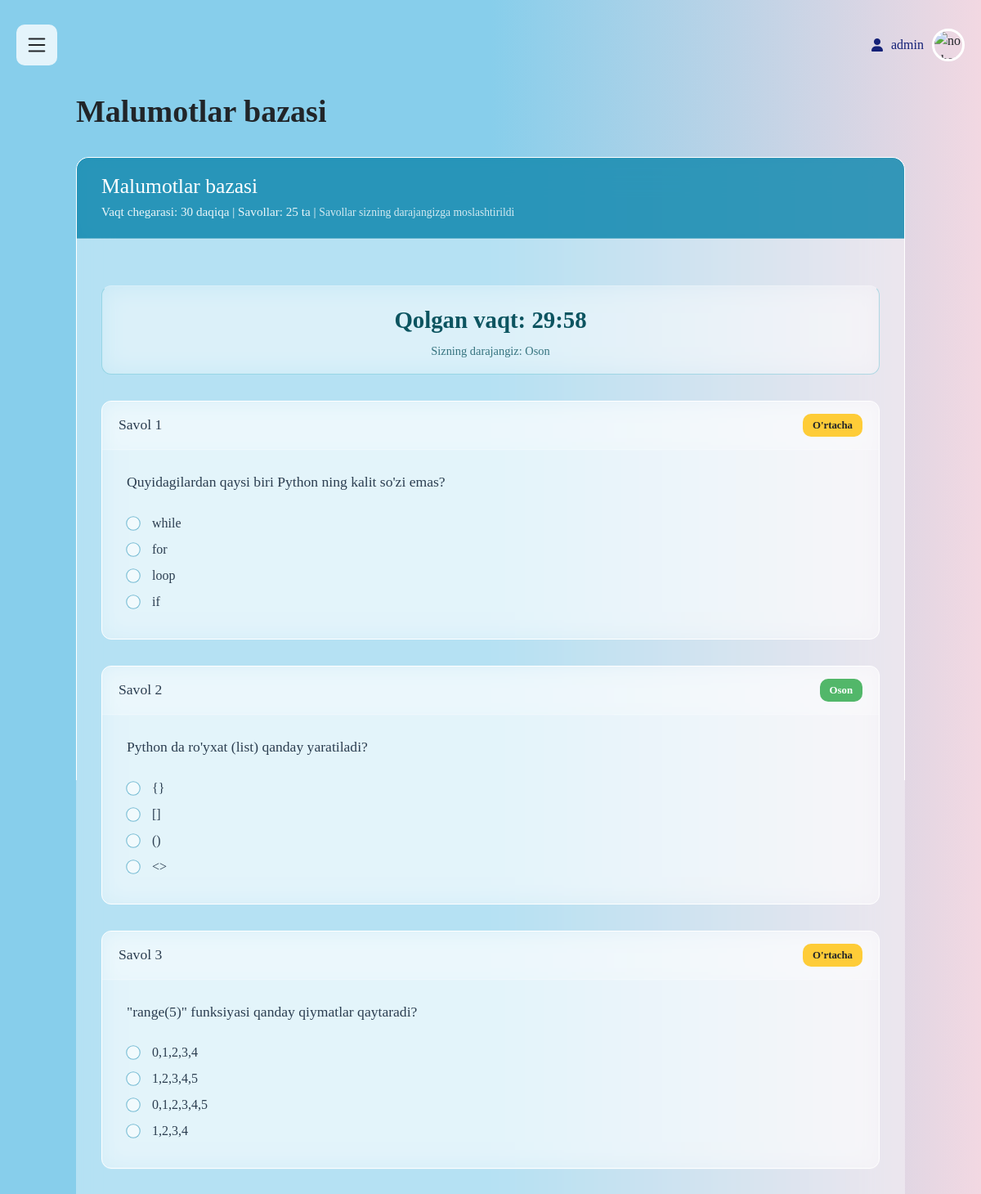
The page /test/1/ (signed in, upper part) on the database its author committed.
### app1/models.py (models this page shows, shortened)
class Test(models.Model):
    subject = models.ForeignKey(Subject, on_delete=models.CASCADE)
    title = models.CharField(max_length=255)
    description = models.TextField(blank=True, null=True)
    uploaded_at = models.DateTimeField(default=timezone.now)
    time_limit_minutes = models.PositiveIntegerField(
        default=30,
        verbose_name="Test vaqti (daqiqa)",
        help_text="Testni ishlash uchun berilgan maksimal vaqt"
    )
    is_active = models.BooleanField(
        default=True,
        verbose_name="Faol",
        help_text="Test hozir ishlash uchun mavjudmi"
    )
    question_count = models.PositiveIntegerField(
        default=25,
        verbose_name="Savollar soni",
        help_text="Testdagi umumiy savollar soni"
    )
    def is_available(self):
        return self.is_active
    def get_questions_for_user(self, user):
        from .utils import get_user_difficulty_level  # Circular importni oldini olish
        difficulty_level = get_user_difficulty_level(user, self.subject)
        questions = self.questions.all()
        if difficulty_level == 1:  # Oson
            easy_questions = questions.filter(difficulty_level=1)
            if easy_questions.count() >= 25:
                return random.sample(list(easy_questions), 25)
            else:
                return random.sample(list(questions), min(25, questions.count()))
        elif difficulty_level == 3:  # Qiyin
            hard_questions = questions.filter(difficulty_level=3)
            if hard_questions.count() >= 25:
                return random.sample(list(hard_questions), 25)
            else:
                return random.sample(list(questions), min(25, questions.count()))
        return random.sample(list(questions), min(25, questions.count()))

class UserSubjectLevel(models.Model):
    user = models.ForeignKey(User, on_delete=models.CASCADE)
    subject = models.ForeignKey(Subject, on_delete=models.CASCADE)
    difficulty_level = models.PositiveSmallIntegerField(
        choices=Question.DIFFICULTY_LEVELS,
        default=2,
        verbose_name="Qiyinlik darajasi"
    )
    last_updated = models.DateTimeField(auto_now=True)
    class Meta:
        unique_together = ['user', 'subject']
        verbose_name = "Foydalanuvchi fan darajasi"
        verbose_name_plural = "Foydalanuvchi fan darajalari"

class Question(models.Model):
    DIFFICULTY_LEVELS = (
        (1, 'Oson'),
        (2, 'O\'rtacha'),
        (3, 'Qiyin'),
    )
    test = models.ForeignKey(Test, on_delete=models.CASCADE, related_name='questions')
    text = models.TextField()
    difficulty_level = models.PositiveSmallIntegerField(
        choices=DIFFICULTY_LEVELS,
        default=2,
        verbose_name="Qiyinlik darajasi"
    )

class Answer(models.Model):
    question = models.ForeignKey(Question, on_delete=models.CASCADE, related_name='answers')
    text = models.CharField(max_length=255)
    is_correct = models.BooleanField(default=False)

### app1/views.py (the view, shortened to what this page needs)
# urls.py: path('test/<int:test_id>/', views.take_test, name='take_test'),
@login_required
def take_test(request, test_id):
    test = get_object_or_404(Test, id=test_id)
    if not test.is_available():
        messages.error(request, "Bu test hozir faol emas")
        return redirect('tests')
    questions = test.get_questions_for_user(request.user)
    total_questions = len(questions)
    return render(request, 'app1/take_test.html', {
        'test': test,
        'questions': questions,
        'time_limit_seconds': test.time_limit_minutes * 60,
        'total_questions': total_questions
    })

### app1/utils.py (called while the page is built)
def get_user_difficulty_level(user, subject):
    try:
        user_level = UserSubjectLevel.objects.get(user=user, subject=subject)
        return user_level.difficulty_level
    except UserSubjectLevel.DoesNotExist:
        user_level = UserSubjectLevel.objects.create(
            user=user,
            subject=subject,
            difficulty_level=2
        )
        return 2

### templates/app1/take_test.html (shortened to what this page needs)
{% extends 'base.html' %}
{% block content %}
<div class="container mt-4">
    <h3 style="font-size: 38px; font-weight: 600;">{{ test.title }}</h3>
    <div class="card">
        <div class="card-header bg-primary text-white">
            <h3 class="card-title mb-0">{{ test.title }}</h3>
            <p class="mb-0">
                Vaqt chegarasi: {{ test.time_limit_minutes }} daqiqa | Savollar: {{ total_questions }} ta |
                {% if request.user.is_authenticated %}
                <small>Savollar sizning darajangizga moslashtirildi</small>
                {% endif %}
            </p>
        </div>
        <div class="card-body">
            <div class="alert alert-info text-center">
                <h4 id="timer">Qolgan vaqt: {{ test.time_limit_minutes }}:00</h4>
                {% if request.user.is_authenticated %}
                <small class="text-muted">
                    {% with user_level=request.user.usersubjectlevel_set.first %}
                        {% if user_level %}
                            Sizning darajangiz: {{ user_level.get_difficulty_level_display }}
                        {% endif %}
                    {% endwith %}
                </small>
                {% endif %}
            </div>
            <form method="post" id="testForm">
                {% if questions %}
                    {% for question in questions %}
                    <div class="card mb-4">
                        <div class="card-header bg-light d-flex justify-content-between align-items-center">
                            <h5 class="card-title mb-0">Savol {{ forloop.counter }}</h5>
                            <span class="badge {% if question.difficulty_level == 1 %}bg-success{% elif question.difficulty_level == 2 %}bg-warning{% else %}bg-danger{% endif %}">
                                {% if question.difficulty_level == 1 %}Oson
                                {% elif question.difficulty_level == 2 %}O'rtacha
                                {% else %}Qiyin
                                {% endif %}
                            </span>
                        </div>
                        <div class="card-body">
                            <p class="lead">{{ question.text }}</p>
                            <div class="form-group">
                                {% if question.answers.all %}
                                    {% for answer in question.answers.all %}
                                    <div class="form-check mb-2">
                                        <input
                                            class="form-check-input"
                                            type="radio"
                                            name="question_{{ question.id }}"
                                            id="answer_{{ answer.id }}"
                                            value="{{ answer.id }}"
                                            required
                                        />
                                        <label class="form-check-label" for="answer_{{ answer.id }}">
                                            {{ answer.text }}
                                        </label>
                                    </div>
                                    {% endfor %}
                                {% else %}
                                    <div class="alert alert-danger">
                                        Bu savol uchun javob variantlari mavjud emas!
                                    </div>
                                {% endif %}
                            </div>
                        </div>
                    </div>
                    {% endfor %}
                {% else %}
                <div class="alert alert-warning">
                    Bu testda hozircha savollar mavjud emas.
                </div>
                {% endif %}
            </form>
        </div>
    </div>
</div>
{% endblock %}

### templates/base.html (shortened to what this page needs)
<!DOCTYPE html>
<html lang="uz">
  <head>
    <link
      href="https://cdn.jsdelivr.net/npm/bootstrap@5.1.3/dist/css/bootstrap.min.css"
      rel="stylesheet"
    />
    <link
      href="https://cdnjs.cloudflare.com/ajax/libs/font-awesome/6.0.0/css/all.min.css"
      rel="stylesheet"
    />
  </head>
  <body>
    <section class="contaner_box">
      <section class="hed_main" id="hedMain">
        <header id="heaDer">
          <section class="section_header">
            <div class="logo">
              <svg
                xmlns="http://www.w3.org/2000/svg"
                width="16"
                height="16"
                fill="currentColor"
                viewBox="0 0 16 16"
                id="menu"
              >
                <path
                  fill-rule="evenodd"
                  d="M2.5 12a.5.5 0 0 1 .5-.5h10a.5.5 0 0 1 0 1H3a.5.5 0 0 1-.5-.5m0-4a.5.5 0 0 1 .5-.5h10a.5.5 0 0 1 0 1H3a.5.5 0 0 1-.5-.5m0-4a.5.5 0 0 1 .5-.5h10a.5.5 0 0 1 0 1H3a.5.5 0 0 1-.5-.5"
                />
              </svg>
            </div>
            <div class="profil_img" id="contanerList">
              <span><i class="fas fa-user"></i> {{ user.username }} </span>
              <img
                src="https://img.freepik.com/free-vector/smiling-young-man-illustration_1308-174669.jpg?semt=ais_hybrid&w=740&q=80"
                alt="no photo"
                id="loginBtn"
              />
            </div>
          </section>
        </header>
        <main>
          {% block content %}{% endblock %}
        </main>
      </section>
    </section>
  </body>
</html>

### templates/base.html (style rules this page uses)
* { padding: 0; margin: 0; font-family: "Times New Roman", Times, serif; box-sizing: border-box; }
body { min-height: 100vh; overflow-x: hidden; background: linear-gradient(to right, #87ceeb, #87ceeb, #f2d8e2); }
h4 { font-size: 32px; font-weight: bold; }
.contaner_box { display: flex; min-height: 100vh; width: 100%; position: relative; }
.hed_main { flex: 1; padding: 20px; transition: margin-left 0.5s ease; width: 100%; min-height: 100vh; }
header { width: 100%; height: auto; margin-bottom: 20px; }
.section_header { display: flex; justify-content: space-between; align-items: center; width: 100%; height: auto; padding: 10px 0; }
.logo { display: flex; align-items: center; }
.logo svg { width: 50px; height: 50px; cursor: pointer; backdrop-filter: blur(100px); background-color: rgba(255, 255, 255, 0.782); border-radius: 10px; padding: 10px; transition: all 0.5s ease; }
.profil_img { display: flex; align-items: center; gap: 10px; position: relative; z-index: 100; }
.profil_img img { width: 40px; height: 40px; border-radius: 50%; border: 3px solid white; transition: 0.3s ease; cursor: pointer; object-fit: cover; }
.profil_img span { display: flex; gap: 10px; align-items: center; text-decoration: none; border-radius: 10px; transition: 0.3s ease; color: rgb(20, 33, 119); font-size: 16px; font-weight: 500; }

### templates/app1/take_test.html (style rules this page uses)
.container.mt-4 { width: 100%; margin: 2rem auto; padding: 0 15px; }
.card { backdrop-filter: blur(20px); background-color: rgba(255, 255, 255, 0.215); border-radius: 15px; padding: 0; overflow: hidden; border: 0.1px solid white; margin-top: 2rem; margin-bottom: 4rem; }
.card-header.bg-primary.text-white { backdrop-filter: blur(10px); background-color: rgba(5, 130, 171, 0.8) !important; border-bottom: 1px solid rgba(255, 255, 255, 0.3); padding: 20px 30px; margin: 0; }
.card-title.mb-0 { color: white; font-size: 1.6rem; margin: 0; }
.card-header p.mb-0 { color: rgba(255, 255, 255, 0.9); font-size: 0.95rem; margin-top: 5px; }
.card-header p.mb-0 small { color: rgba(255, 255, 255, 0.8); font-size: 0.85rem; }
.card-body { background-color: rgba(255, 255, 255, 0.215); padding: 25px 30px; }
.alert { backdrop-filter: blur(15px); border-radius: 12px; padding: 1rem 1.5rem; border: 1px solid rgba(255, 255, 255, 0.3); background-color: rgba(255, 255, 255, 0.215); margin-bottom: 1.5rem; }
.alert-info { color: #0c5460; border-color: rgba(23, 162, 184, 0.3); }
#timer { font-size: 1.8rem; font-weight: 600; margin-bottom: 0.5rem; color: #0c5460; }
.text-muted { color: rgba(12, 84, 96, 0.8) !important; font-size: 0.9rem; }
.card.mb-4 { backdrop-filter: blur(15px); background-color: rgba(255, 255, 255, 0.215); border-radius: 12px; border: 0.1px solid white; margin-bottom: 1.5rem !important; }
.card-header.bg-light { backdrop-filter: blur(10px); background-color: rgba(255, 255, 255, 0.3) !important; border-bottom: 1px solid rgba(255, 255, 255, 0.2); padding: 15px 20px; }
.card-header.bg-light h5 { color: #2c3e50; font-size: 1.1rem; margin: 0; }
.badge { font-size: 0.8em; padding: 8px 12px; border-radius: 10px; border: none; font-weight: 600; }
.bg-success { background-color: rgba(40, 167, 69, 0.8) !important; color: white !important; }
.bg-warning { background-color: rgba(255, 193, 7, 0.8) !important; color: #212529 !important; }
.lead { color: #2c3e50; font-size: 1.1rem; font-weight: 500; margin-bottom: 1.5rem; line-height: 1.6; }
.form-check-input { transform: scale(1.1); margin-right: 10px; background-color: rgba(255, 255, 255, 0.511) !important; border: 1px solid rgba(5, 130, 171, 0.5) !important; cursor: pointer; }
.form-check-label { color: #2c3e50; font-size: 1rem; padding-left: 5px; cursor: pointer; }
.form-check { margin-bottom: 0.8rem; }
.form-check.mb-2:last-child { margin-bottom: 0; }
.text-center { margin-top: 2rem; padding-top: 1.5rem; border-top: 1px solid rgba(255, 255, 255, 0.2); }
.form-group { margin-bottom: 0; }
@media (max-width: 1225px) { .container.mt-4 { width: 90%; } }

### rows shown on the page
Test: title "Malumotlar bazasi", time_limit_minutes "30"
UserSubjectLevel: difficulty_level "Oson"
Question: difficulty_level "O'rtacha", text "Quyidagilardan qaysi biri Python ning kalit so'zi emas?"
Answer: text "while"
Answer: text "for"
Answer: text "loop"
Answer: text "if"
Question: difficulty_level "Oson", text "Python da ro'yxat (list) qanday yaratiladi?"
Answer: text "{}"
Answer: text "[]"
Answer: text "()"
Answer: text "<>"
Question: difficulty_level "O'rtacha", text "\"range(5)\" funksiyasi qanday qiymatlar qaytaradi?"
Answer: text "0,1,2,3,4"
Answer: text "1,2,3,4,5"
Answer: text "0,1,2,3,4,5"
Answer: text "1,2,3,4"

### other values the page prints
{{ user.username }} "admin"
{{ total_questions }} "25"
